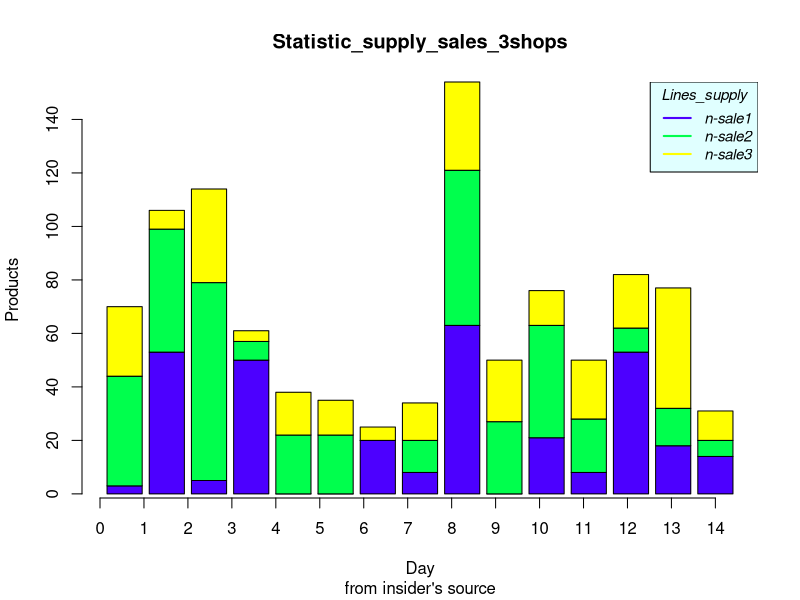

The R script that drew this image:
# № 1
options(device="windows")
generate.supply <- function(n=30, min=20, max=100){
  return (sample(x = min:max, size = n, replace=TRUE))
}
# № 2
# plot(generate.supply(),
#      fg = "yellow",
#      col="blue",
#      cex=2,
#      pch=23,
#      bg="grey",
#      type="b",
#      lwd=2,
#      main="Supply_graph_1",
#      xlab = "Days",
#      ylab = "Products"
#      sub = "from official source")

# plot(generate.supply(),
#      fg = "pink",
#      col="green",
#      pch=8,
#      type="h",
#      lwd=5,
#      main="Supply_graph_2",
#      xlab = "Days",
#      ylab = "Products",
#      sub = "from official source")

# № 3

# shop1 <- generate.supply(n=20)
# shop2 <- generate.supply(n=20)

# plot(shop1,
#      fg = "pink",
#      col="red",
#      pch=8,
#      type="b",
#      lwd=2,
#      main="Supply_graph_2shops",
#      xlab = "Days",
#      ylab = "Products",
#      sub = "from official source")
#
# lines(shop2, pch=17, col="forestgreen", type="b", lwd=2, cex=1.5)
#
# legend(1, 95, legend=c("shop1", "shop2"),
#        col=c("red", "forestgreen"), lty=1:1, cex=0.8,
#        title="Lines_supply", text.font=4, bg='lightblue')

# shop1 <- generate.supply(n=20)
# shop2 <- generate.supply(n=20)

# plot(shop1,
#      fg = "black",
#      col="blue",
#      type="S",
#      lwd=2,
#      main="Supply_graph_2shops",
#      xlab = "Days",
#      ylab = "Products",
#      sub = "from official source")
#
# lines(shop2, col="grey", type="S", lwd=2)
#
# legend("top", legend=c("shop1", "shop2"),
#        col=c("blue", "grey"), lty=1:1, cex=0.8,
#        title="Lines_supply", text.font=4, bg='lightblue')

# № 4
# shop1 <- generate.supply(n=10)
# shop2 <- generate.supply(n=10)
# shop3 <- generate.supply(n=10)
# shop4 <- generate.supply(n=10)
# shop5 <- generate.supply(n=10)
#
# plot(shop1,
#      fg = "black",
#      col="yellow",
#      type="b",
#      lwd=2,
#      pch=15,
#      main="Supply_graph_5shops",
#      xlab = "Days",
#      ylab = "Products",
#      sub = "from official source")
#
# lines(shop2,
#       col="red",
#       type="b",
#       pch="*",
#       lwd=1.5)
#
# lines(shop3,
#       col="blue2",
#       type="b",
#       pch="$",
#       lwd=1.5)
#
# lines(shop4,
#       col="forestgreen",
#       type="b",
#       pch=23,
#       lwd=1.5)
#
# lines(shop5,
#       col="purple",
#       type="b",
#       lwd=1.5)
#
# legend("topright", legend=c("shop1", "shop2", "shop3", "shop4", "shop5"),
#        col=c("yellow", "red", "blue2", "forestgreen", "purple"), lty=1, cex=0.7,
#        title="Lines_supply", text.font=3, bg='lightgrey')



# shop1 <- generate.supply(n=10)
# shop2 <- generate.supply(n=10)
# shop3 <- generate.supply(n=10)
# shop4 <- generate.supply(n=10)
# shop5 <- generate.supply(n=10)
#
# plot(shop1,
#      fg = "red",
#      col="orange",
#      type="b",
#      lwd=2,
#      pch=15,
#      main="Supply_graph_5shops",
#      xlab = "Days",
#      ylab = "Products",
#      sub = "from official source")
#
# lines(shop2,
#       col="brown",
#       type="b",
#       pch="O",
#       lwd=1.5)
#
# lines(shop3,
#       col="blue2",
#       type="b",
#       pch="$",
#       lwd=1.5)
#
# lines(shop4,
#       col="green3",
#       type="b",
#       pch=22,
#       lwd=1.5)
#
# lines(shop5,
#       col="purple",
#       type="b",
#       lwd=1.5)
#
# legend("topright", legend=c("shop1", "shop2", "shop3", "shop4", "shop5"),
#        col=c("orange", "brown", "blue2", "green3", "purple"), lty=1, cex=0.7,
#        title="Lines_supply", text.font=3, bg='lightblue')

# № 5

# plot(c(1:5),
#      c(sum(shop1),sum(shop2),sum(shop3),sum(shop4),sum(shop5)),
#      fg = "red",
#      col=c("orange", "brown", "blue2", "green3", "purple"),
#      type="h",
#      lwd=2,
#      pch=15,
#      main="Supply_graph_sum_5shops",
#      xlab = "Shops",
#      ylab = "Products",
#      sub = "from insider's source")
#
# legend("topright", legend=c("shop1", "shop2", "shop3", "shop4", "shop5"),
#        col=c("orange", "brown", "blue2", "green3", "purple"), lty=1, cex=0.7,
#        title="Lines_supply", text.font=3, bg='lightblue')

# № 6
generate.sale <- function(sup){
  sale <- c()
  for (elem in sup){
    sale <- c(sale, sample(0:elem, size=1))
  }
  return (sale)
}

# № 7
# shop <- generate.supply(n=10, max=60, min=25)
# sale <- generate.sale(shop)
#
# plot(sale,
#      type = "h",
#      lwd = 7,
#      col = "red",
#      main="Supply_graph_sum_5shops",
#      xlab = "Day",
#      ylab = "Products",
#      sub = "from insider's source")
#
# lines(shop,
#       lwd = 4,
#       type = "h",
#       col = "green",)
#
# legend("topright", legend=c("sales", "supply"),
#        col=c("red", "green"), lty=1, cex=0.7,
#        title="Lines_supply", text.font=3, bg='lightblue')


# № 8
shop1 <- generate.supply(n=15, max=80, min=20)
sale1 <- generate.sale(shop1)
shop2 <- generate.supply(n=15, max=80, min=20)
sale2 <- generate.sale(shop2)
shop3 <- generate.supply(n=15, max=80, min=20)
sale3 <- generate.sale(shop3)
#
# plot(sale1,
#      type = "b",
#      lwd = 2,
#      col = "green",
#      main="Statistic_supply_sales_3shops",
#      xlab = "Day",
#      ylab = "Products",
#      sub = "from insider's source")
#
# lines(shop1,
#       lwd = 2,
#       type = "b",
#       col = "lightgreen",)
#
# lines(sale2,
#       lwd = 2,
#       type = "b",
#       col = "red",)
# lines(shop2,
#       lwd = 2,
#       type = "b",
#       col = "pink",)
#
# lines(sale3,
#       lwd = 2,
#       type = "b",
#       col = "blue",)
#
# lines(shop3,
#       lwd = 2,
#       type = "b",
#       col = "lightblue",)
#
# legend("topright", legend=c("sale1", "supply1", "sale2", "supply2", "sale3", "supply3"),
#        col=c("green", "lightgreen", "red", "pink", "blue", "lightblue"), lty=1, cex=0.7, lwd = 2,
#        title="Lines_supply", text.font=3, bg='lightcyan')

# № 9
means <- cbind(shop1-sale1, shop2-sale2, shop3-sale3)
means
barplot(t(means), beside = FALSE,
        col = topo.colors(3),
        main="Statistic_supply_sales_3shops",
        xlab = "Day",
        ylab = "Products",
        sub = "from insider's source",
        width = 0.8)

axis(side=1, at=c(0:14))

legend("topright", legend=c("n-sale1", "n-sale2", "n-sale3"),
       col= topo.colors(3), lty=1, cex=0.9, lwd = 2,
       title="Lines_supply", text.font=3, bg='lightcyan')
